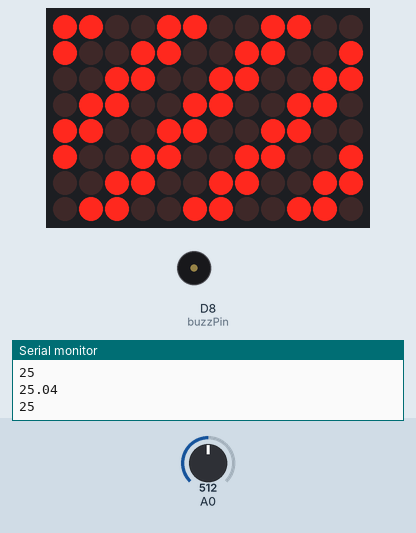
This sketch was run on a simulated Arduino Uno R4 WiFi. Parts: 12×8 LED matrix, buzzer (waves = sounding, pin HIGH), the last lines printed to the serial monitor. The test bench sets the inputs (shaded band); at power-on: A0 = 512. Random numbers use the default seed unless the sketch sets one.

Above: at 2.2 s.
2.3 s: A0 set to 523
At 3.3 s:
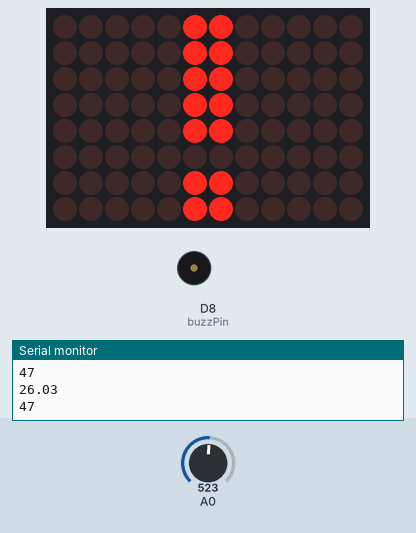
3.8 s: A0 set to 511
At 4.4 s:
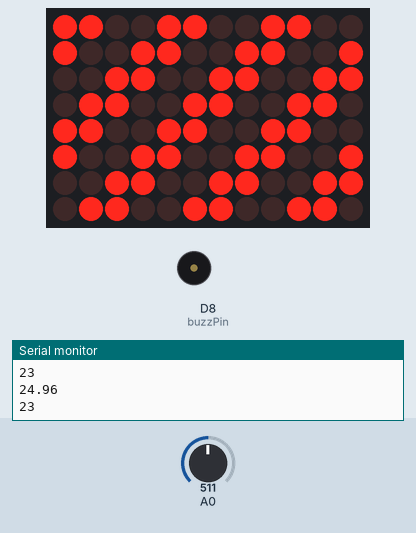
5.3 s: A0 set to 716
At 8.2 s:
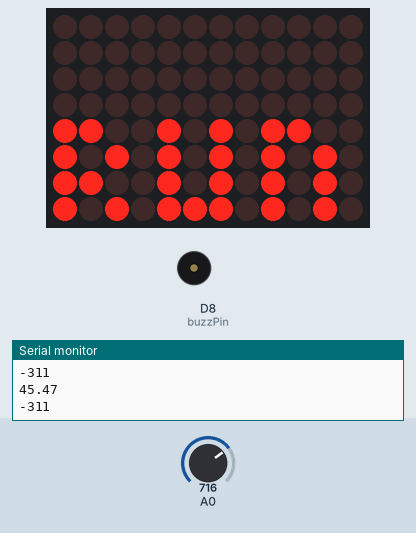
8.3 s: A0 set to 1015
11.3 s: A0 set to 1023
At 12.1 s:
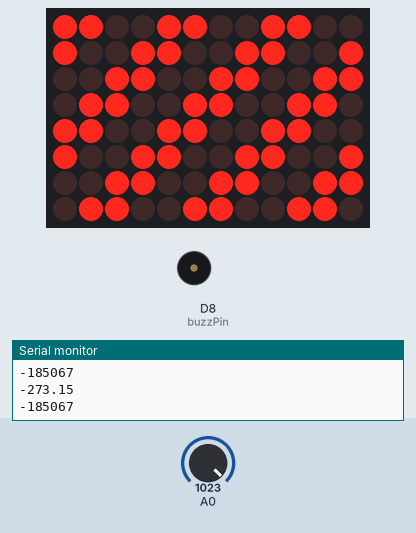
Timing chart, 0 to 13.8 s (numbered marks = the images above; inputs shaded):
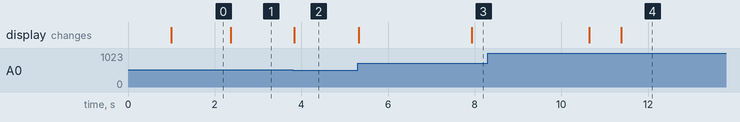

The sketch:

Geiger_Counter.ino
```cpp
#include "Arduino_LED_Matrix.h"
ArduinoLEDMatrix matrix;

int buzzPin = 8;
int val;
int screenTime;
bool isOn;
bool isTrippel;
int theFormel;
int delayVarMin;
int delayVarMax;
int randomSoundLevel;


int V_input;
float R_ohms;
float temp_C;

const uint32_t HighRem[][4] = {
  { // 0 = !
    0x6006006,
    0x600600,
    0x60060,
    66
  },
  { // 1 = radioactive background warning
    0xccc99933,
    0x3666ccc9,
    0x99333666,
    66
  },
  { // 2 = "run"
    0x0,
    0xcaca,
    0xaacaaaea,
    66
  },
  { // 3 = warning sign
    0x6009016,
    0x8264462c,
    0x3861fff,
    66
  },
  { // 4 = REM
    0x0,
    0xed1a9bc,
    0xd5a91ad1,
    66
  },
  { // 5 = 1000
    0x0,
    0x492d,
    0x6d56d492,
    66
  }
};


void setup()
{
  pinMode(buzzPin, OUTPUT);
  Serial.begin(115200);
  matrix.begin();
  matrix.loadFrame(HighRem[4]);
  Serial.begin(9600);
  delay(1000);
}
void loop()
{

  V_input = analogRead(A0);

  R_ohms = 10000 * (1023.0 / (float)V_input - 1.0);

  temp_C = (1.0 / (0.001129148 + (0.000234125*log(R_ohms)) + 0.0000000876741*log(R_ohms)*log(R_ohms)*log(R_ohms)))-273.15;

  isOn = (random(1,2)) > 0;

  delayVarMin = 101;
  delayVarMax = 105;

  theFormel = -(pow(temp_C, 2)*2)+(124.5*temp_C)-1838;
  Serial.println(temp_C);
  Serial.println(theFormel);
  // If theFormel is negative, it might bugg the code
  if (theFormel <= 0){
    theFormel = 1;
  }

  delayVarMin -= theFormel;
  delayVarMax -= theFormel;

  if ((int)temp_C > 25){
    isOn = (random(1, 2)) > 0;

    if (screenTime++ < 50) {
      matrix.loadFrame(HighRem[0]);
    } else if (screenTime++ < 100) {
      matrix.loadFrame(HighRem[2]);
    } else {
      screenTime = 0;
    }
  } else {
    matrix.loadFrame(HighRem[1]);
  }

  randomSoundLevel = random(37, 42);

  if (isOn); {
    analogWrite(buzzPin, randomSoundLevel);
    delayMicroseconds(random(100+(theFormel*10),500+(theFormel*10)));
  }

  if (!isOn); {
    analogWrite(buzzPin, 0);
    delay(random(1,5));
  }

  delay(random(delayVarMin, delayVarMax));
}
```

Measured:
- the behaviour switches between 522 and 523 on A0 (found by bisection; images 0 and 1)
- the behaviour switches between 1022 and 1023 on A0 (found by bisection; images 3 and 4)
- after the input at 2.3 s, the display: changes after 0.07 s (image 1)
- after the input at 3.8 s, the display: changes at once (image 2)
- after the input at 5.3 s, the display: first changes at once (image 3 shows a later state)
- after the input at 11.3 s, the display: changes after 0.09 s (image 4)
